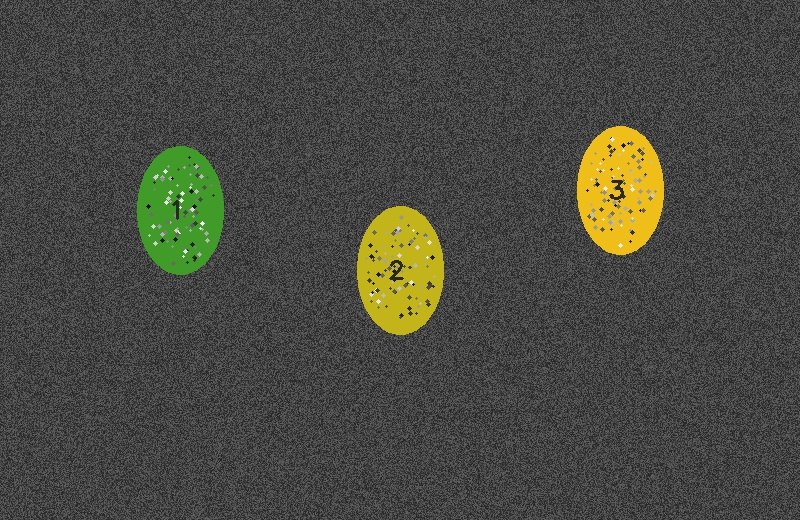
#> input picture dataset/synthetic/SYNTHETIC_view_1.jpg, 800 x 520 px
$ python -i yolo.py   (imports and definitions only)
#> lines starting #> are read from the running program, lines starting #| are printed output that depends on the picture; after the words box and inside, x2 and y2 are one past the last pixel; in counts of white or black regions, pixels touching at a corner belong together
#> further down, picture is the input picture: shape (520, 800, 3); mean B, G, R 65.2, 73.5, 73
from pathlib import Path
import hashlib
import cv2
import numpy as np


class Detector:
    def __init__(self, mode="synthetic", model_path=None, class_ids=None, confidence=0.25):
        if mode not in {"synthetic", "yolo-demo", "mango"}:
            raise ValueError("Mode detektor tidak dikenal.")
        if not 0.01 <= confidence <= 1:
            raise ValueError("Confidence harus 0.01..1.")
        self.mode, self.confidence, self.class_ids = mode, confidence, class_ids
        self.model = None
        if mode != "synthetic":
            from ultralytics import YOLO
            if mode == "mango" and (not model_path or not Path(model_path).is_file()):
                raise ValueError("Model mangga tidak ditemukan. Masukkan models/best.pt atau unggah model.")
            self.model = YOLO(str(model_path or "yolo11n.pt"), task="detect")
            if self.model.task != "detect":
                raise ValueError("Gunakan model YOLO object detection.")
            if mode == "yolo-demo":
                self.class_ids = [i for i, name in self.model.names.items() if name in {"apple", "banana", "orange"}]
                if not self.class_ids:
                    raise ValueError("Model demo harus memiliki kelas COCO apple, banana, orange.")
            elif not class_ids:
                self.class_ids = [i for i, name in self.model.names.items() if name.lower() in {"mango", "mangga"}]
                if not self.class_ids:
                    raise ValueError("Model tidak memiliki kelas mango/mangga. Tentukan ID kelas mangga secara eksplisit.")
            if any(i not in self.model.names for i in self.class_ids):
                raise ValueError("ID kelas tidak tersedia pada model.")
        self.metadata = {"mode": mode, "class_ids": self.class_ids, "confidence": confidence}
        if self.model is not None:
            checkpoint = Path(self.model.ckpt_path)
            with checkpoint.open("rb") as stream:
                self.metadata["model_sha256"] = hashlib.file_digest(stream, "sha256").hexdigest()
            self.metadata["model"] = checkpoint.name
            self.metadata["class_names"] = [self.model.names[i] for i in self.class_ids]
            self.metadata["imgsz"] = self.model.overrides.get("imgsz", 640)

    def predict(self, image):
        """Return xyxy, score, original class name. No invented YOLO predictions."""
        if self.mode == "synthetic":
            # shortcut: HSV recognizes only the supplied synthetic shapes; use a trained model for field photos.
            hsv = cv2.cvtColor(image, cv2.COLOR_BGR2HSV)
#> hsv: shape (520, 800, 3); mean H, S, V 3.9, 13.2, 74.7
            mask = cv2.inRange(hsv, (18, 115, 85), (82, 255, 255))
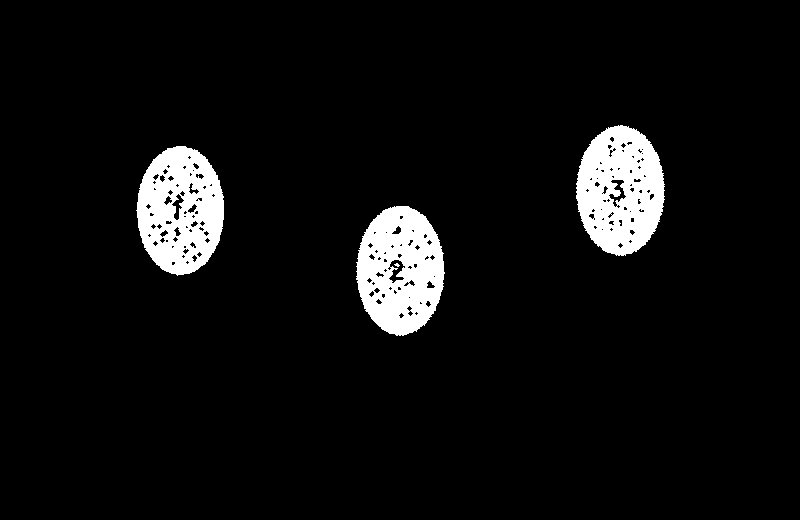
#> mask: shape (520, 800); 5.9% white; 4 white regions (1 under 20 px), largest, box (x1, y1, x2, y2) and area: (576, 125, 665, 256) 8377, (356, 206, 445, 336) 8227, (136, 146, 224, 276) 8001
            mask = cv2.morphologyEx(mask, cv2.MORPH_CLOSE, np.ones((5, 5), np.uint8))
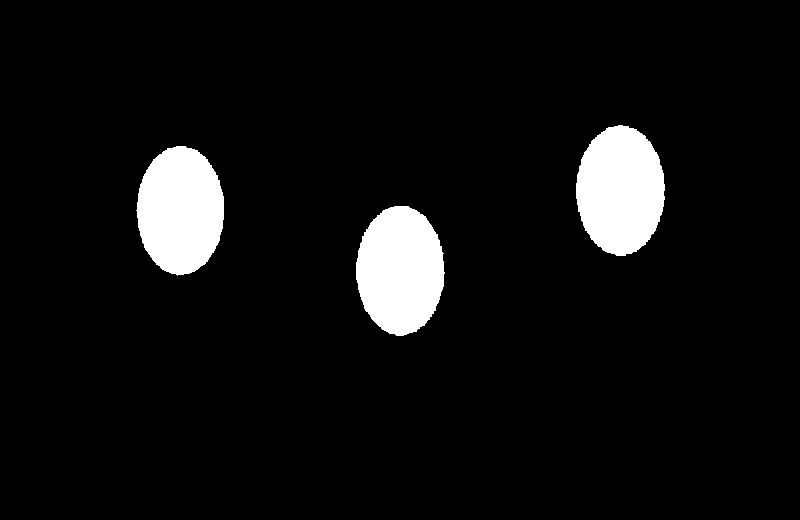
#> mask: shape (520, 800); 6.4% white; 3 white regions, box (x1, y1, x2, y2) and area: (576, 125, 665, 256) 9005, (356, 206, 445, 336) 8928, (136, 146, 224, 276) 8815
            boxes = []
            for contour in cv2.findContours(mask, cv2.RETR_EXTERNAL, cv2.CHAIN_APPROX_SIMPLE)[0]:
                if cv2.contourArea(contour) < 250:
                    continue
                x, y, w, h = cv2.boundingRect(contour)
                # The synthetic score is a shape fill ratio, not model confidence.
                score = min(1.0, cv2.contourArea(contour) / (w*h))
                if score >= self.confidence:
                    boxes.append(([float(x), float(y), float(x+w), float(y+h)], float(score), "synthetic-shape"))
#> this loop made 3 passes
#> (x, y, w, h, score) on passes 1 to 3: (356, 206, 89, 130, 0.757), (136, 146, 88, 130, 0.756), (576, 125, 89, 131, 0.758)
#> after the loop, boxes = [([356, 206, 445, 336], 0.757, 'synthetic-shape'), ([136, 146, 224, 276], 0.756, 'synthetic-shape'), ([576, 125, 665, 256], 0.758, 'synthetic-shape')]
            return sorted(boxes, key=lambda item: item[0][0])
        result = self.model.predict(image, conf=self.confidence, classes=self.class_ids, verbose=False, device="cpu")[0]
        return [(box.tolist(), float(score), result.names[int(cls)]) for box, score, cls in
                zip(result.boxes.xyxy.cpu().numpy(), result.boxes.conf.cpu().numpy(), result.boxes.cls.cpu().numpy())]

>>> import cv2
>>> picture = cv2.imread('../dataset/synthetic/SYNTHETIC_view_1.jpg')
>>> result = Detector().predict(picture)
#> result = [([136, 146, 224, 276], 0.756, 'synthetic-shape'), ([356, 206, 445, 336], 0.757, 'synthetic-shape'), ([576, 125, 665, 256], 0.758, 'synthetic-shape')]

$ run again, on dataset/synthetic/SYNTHETIC_view_2.jpg
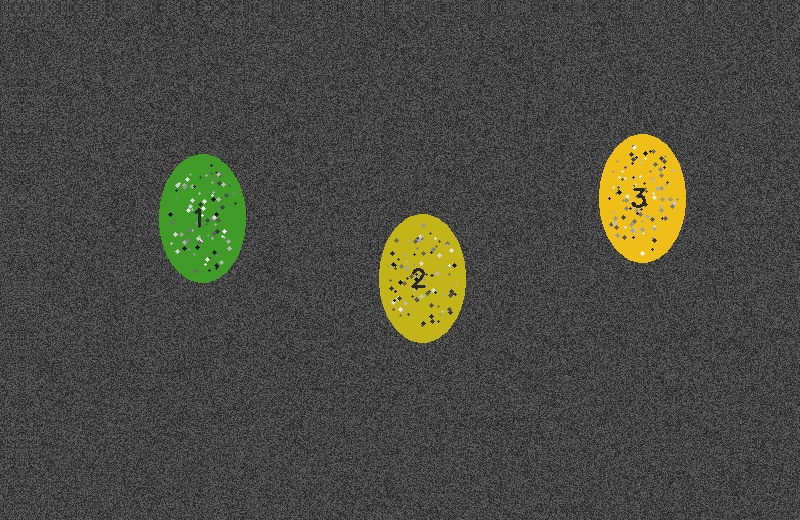
#> input picture dataset/synthetic/SYNTHETIC_view_2.jpg, 800 x 520 px
#> picture is the input picture: shape (520, 800, 3); mean B, G, R 65.3, 73.5, 73
#> hsv: shape (520, 800, 3); mean H, S, V 4.1, 13.3, 74.7
#> in predict, `mask = cv2.inRange(hsv, (18, 115, 85), (82, 255, 255))`:
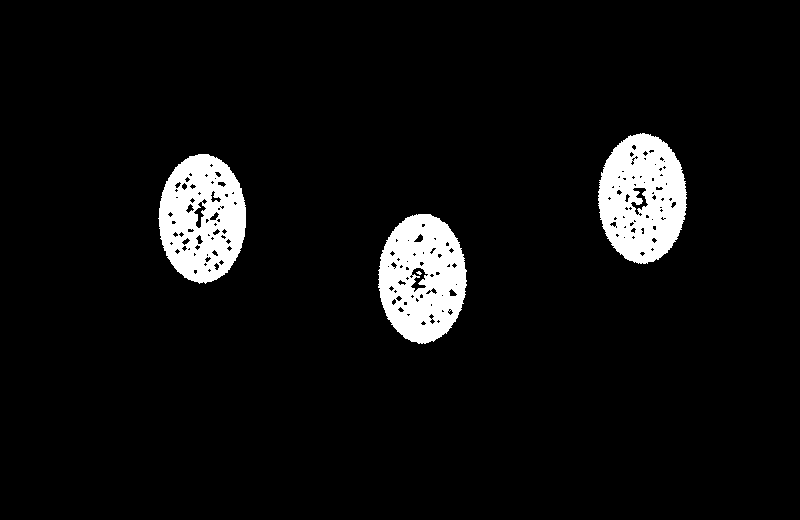
#> mask: shape (520, 800); 5.9% white; 4 white regions (1 under 20 px), largest, box (x1, y1, x2, y2) and area: (598, 133, 687, 264) 8394, (378, 214, 467, 344) 8237, (158, 154, 246, 284) 8010
#> in predict, `mask = cv2.morphologyEx(mask, cv2.MORPH_CLOSE, np.ones((5, 5), np.uint..`:
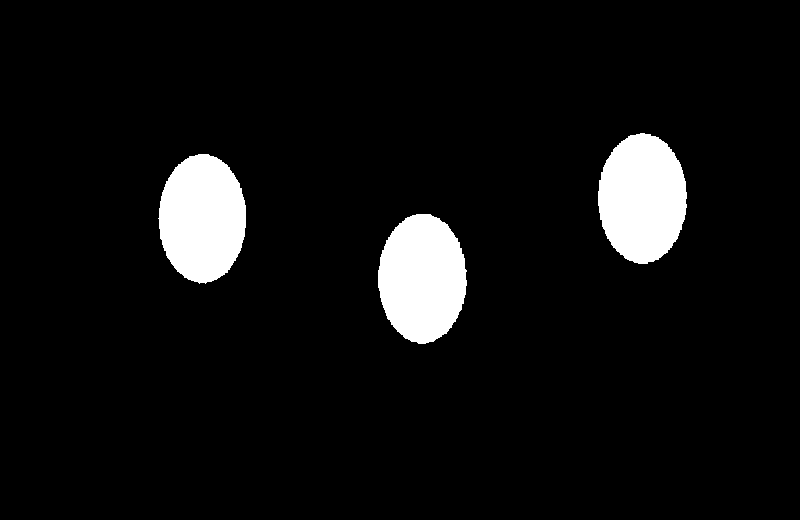
#> mask: shape (520, 800); 6.4% white; 3 white regions, box (x1, y1, x2, y2) and area: (598, 133, 687, 264) 9020, (378, 214, 467, 344) 8944, (158, 154, 246, 284) 8831
#> the loop in predict, `for contour in cv2.findContours(mask, cv2.RETR_EXTERNAL, cv2.CHAIN_APP..` made 3 passes
#> (x, y, w, h, score) on passes 1 to 3: (378, 214, 89, 130, 0.759), (158, 154, 88, 130, 0.758), (598, 133, 89, 131, 0.759)
#> after the loop in predict, `for contour in cv2.findContours(mask, cv2.RETR_EXTERNAL, cv2.CHAIN_APP..`: boxes = [([378, 214, 467, 344], 0.759, 'synthetic-shape'), ([158, 154, 246, 284], 0.758, 'synthetic-shape'), ([598, 133, 687, 264], 0.759, 'synthetic-shape')]
#> result = [([158, 154, 246, 284], 0.758, 'synthetic-shape'), ([378, 214, 467, 344], 0.759, 'synthetic-shape'), ([598, 133, 687, 264], 0.759, 'synthetic-shape')]

$ run again, on dataset/synthetic/SYNTHETIC_view_3.jpg
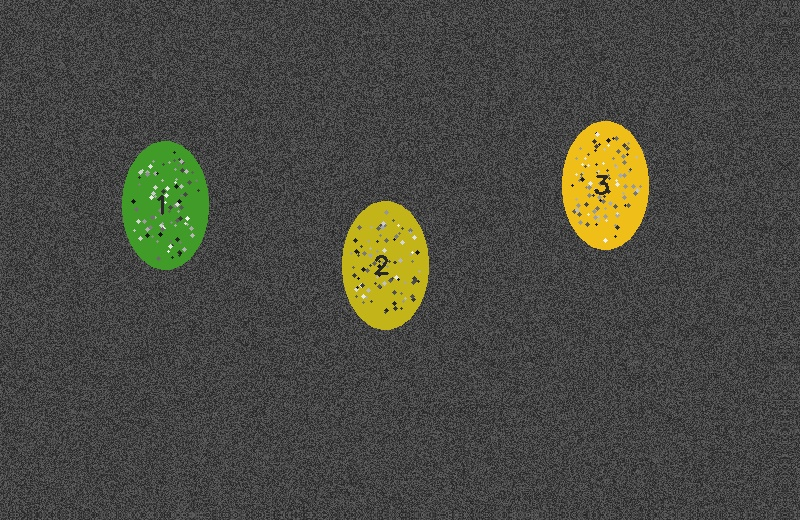
#> input picture dataset/synthetic/SYNTHETIC_view_3.jpg, 800 x 520 px
#> picture is the input picture: shape (520, 800, 3); mean B, G, R 65.2, 73.5, 73
#> hsv: shape (520, 800, 3); mean H, S, V 4.1, 13.3, 74.7
#> in predict, `mask = cv2.inRange(hsv, (18, 115, 85), (82, 255, 255))`:
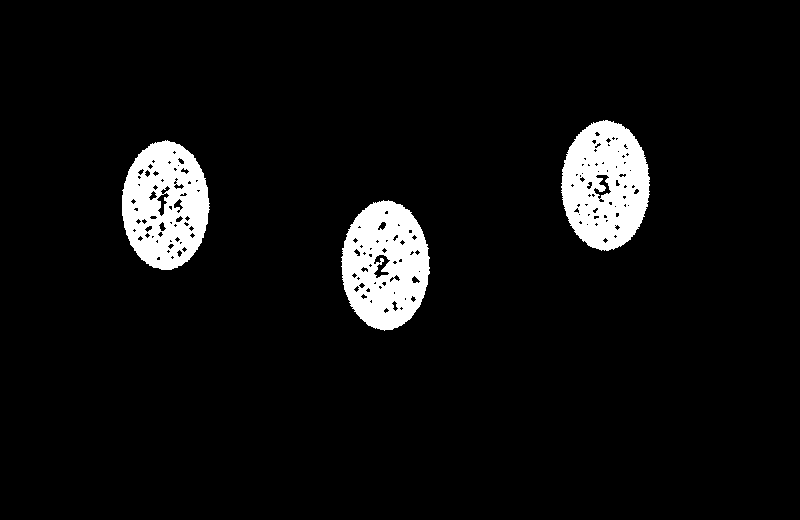
#> mask: shape (520, 800); 5.9% white; 3 white regions, box (x1, y1, x2, y2) and area: (561, 120, 650, 251) 8411, (341, 200, 430, 331) 8236, (122, 140, 210, 270) 7990
#> in predict, `mask = cv2.morphologyEx(mask, cv2.MORPH_CLOSE, np.ones((5, 5), np.uint..`:
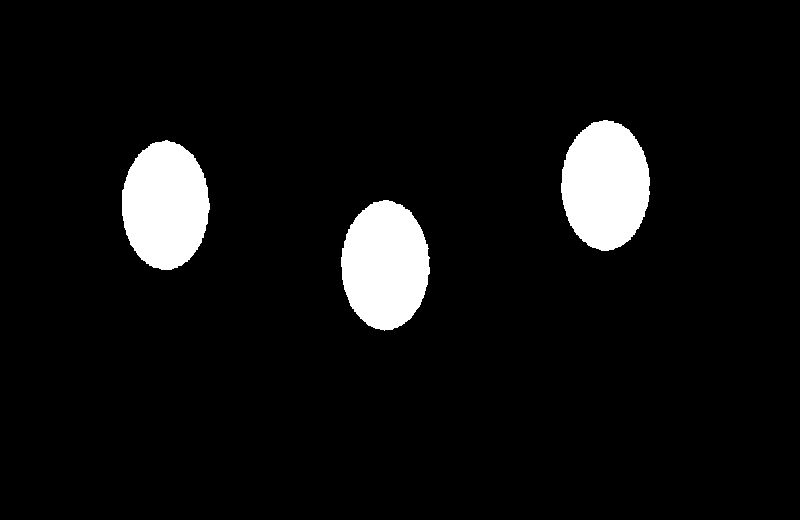
#> mask: shape (520, 800); 6.4% white; 3 white regions, box (x1, y1, x2, y2) and area: (561, 120, 650, 251) 9001, (341, 200, 430, 331) 8923, (122, 140, 210, 270) 8812
#> the loop in predict, `for contour in cv2.findContours(mask, cv2.RETR_EXTERNAL, cv2.CHAIN_APP..` made 3 passes
#> (x, y, w, h, score) on passes 1 to 3: (341, 200, 89, 131, 0.751), (122, 140, 88, 130, 0.756), (561, 120, 89, 131, 0.758)
#> after the loop in predict, `for contour in cv2.findContours(mask, cv2.RETR_EXTERNAL, cv2.CHAIN_APP..`: boxes = [([341, 200, 430, 331], 0.751, 'synthetic-shape'), ([122, 140, 210, 270], 0.756, 'synthetic-shape'), ([561, 120, 650, 251], 0.758, 'synthetic-shape')]
#> result = [([122, 140, 210, 270], 0.756, 'synthetic-shape'), ([341, 200, 430, 331], 0.751, 'synthetic-shape'), ([561, 120, 650, 251], 0.758, 'synthetic-shape')]
